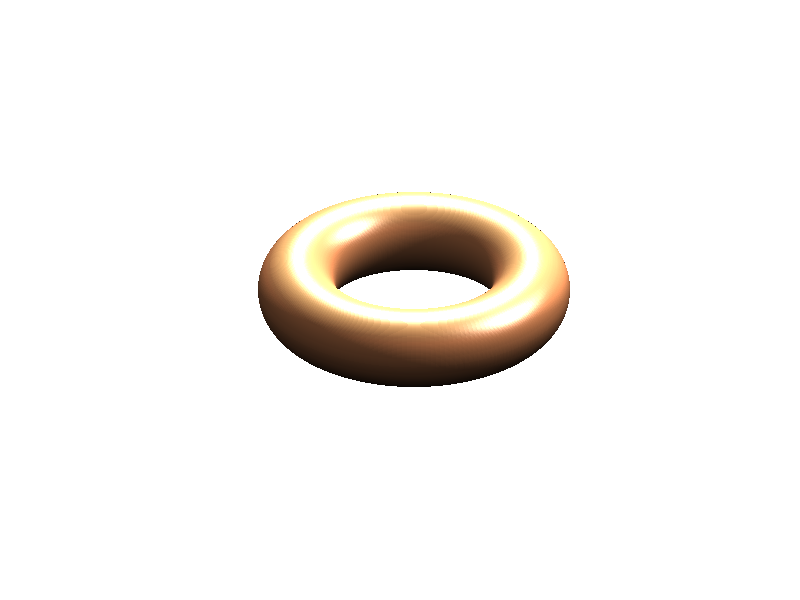

The MATLAB script that drew this image:
% Drawing a Donut
function main
clear
clc
close all
    % we draw a donut by first creating its cross-section,
    % a circle displaced from the origin of coordinates
    % in the x-z plane
    % we will need a plaid consisting of two angles:
    % - one for creating the circle
    % - one for rotating the section
    N = 200;
    r = 1;  % the circle radius
    R = 3; % the donut radius
    th = linspace(0, 2*pi, N);
    [tth1 tth2] = meshgrid(th, th);
    %  make the circle
    rr = R + r.*cos(tth1);
    zz = r.*sin(tth1);
    % now, rotate it
    xx = rr.*cos(tth2);
    yy = rr.*sin(tth2);
    surf(xx, yy, zz);
    shading interp
    axis equal;axis tight; axis off
    colormap copper
    lightangle(60, 45)
    lightangle(140, 45)
end
